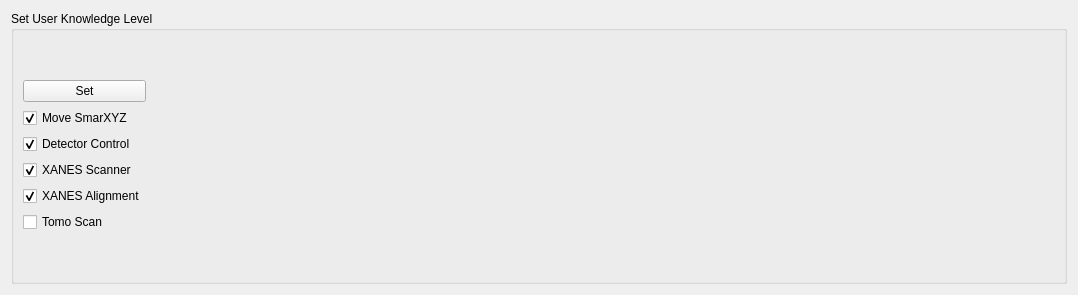
          <widget class="QWidget" name="tab_5">
           <attribute name="title">
            <string>Admin Controls (Staff Only)</string>
           </attribute>
           <layout class="QGridLayout" name="gridLayout_20">
            <item row="0" column="0">
             <widget class="QGroupBox" name="groupBox_9">
              <property name="title">
               <string>Set User Knowledge Level</string>
              </property>
              <layout class="QGridLayout" name="gridLayout_9">
               <item row="1" column="1">
                <spacer name="horizontalSpacer">
                 <property name="orientation">
                  <enum>Qt::Horizontal</enum>
                 </property>
                 <property name="sizeType">
                  <enum>QSizePolicy::Preferred</enum>
                 </property>
                 <property name="sizeHint" stdset="0">
                  <size>
                   <width>909</width>
                   <height>20</height>
                  </size>
                 </property>
                </spacer>
               </item>
               <item row="2" column="0">
                <spacer name="verticalSpacer_5">
                 <property name="orientation">
                  <enum>Qt::Vertical</enum>
                 </property>
                 <property name="sizeHint" stdset="0">
                  <size>
                   <width>20</width>
                   <height>40</height>
                  </size>
                 </property>
                </spacer>
               </item>
               <item row="1" column="0">
                <layout class="QVBoxLayout" name="verticalLayout_24">
                 <item>
                  <widget class="QPushButton" name="pb_apply_user_settings">
                   <property name="sizePolicy">
                    <sizepolicy hsizetype="Preferred" vsizetype="Fixed">
                     <horstretch>0</horstretch>
                     <verstretch>0</verstretch>
                    </sizepolicy>
                   </property>
                   <property name="styleSheet">
                    <string notr="true"/>
                   </property>
                   <property name="text">
                    <string>Set</string>
                   </property>
                  </widget>
                 </item>
                 <item>
                  <widget class="QCheckBox" name="cb_smar_perm">
                   <property name="text">
                    <string>Move SmarXYZ</string>
                   </property>
                   <property name="checked">
                    <bool>true</bool>
                   </property>
                  </widget>
                 </item>
                 <item>
                  <widget class="QCheckBox" name="cb_det_perm">
                   <property name="sizePolicy">
                    <sizepolicy hsizetype="Preferred" vsizetype="Fixed">
                     <horstretch>0</horstretch>
                     <verstretch>0</verstretch>
                    </sizepolicy>
                   </property>
                   <property name="text">
                    <string>Detector Control</string>
                   </property>
                   <property name="checked">
                    <bool>true</bool>
                   </property>
                  </widget>
                 </item>
                 <item>
                  <widget class="QCheckBox" name="cb_xanes_scan_perm">
                   <property name="sizePolicy">
                    <sizepolicy hsizetype="Preferred" vsizetype="Fixed">
                     <horstretch>0</horstretch>
                     <verstretch>0</verstretch>
                    </sizepolicy>
                   </property>
                   <property name="text">
                    <string>XANES Scanner</string>
                   </property>
                   <property name="checked">
                    <bool>true</bool>
                   </property>
                  </widget>
                 </item>
                 <item>
                  <widget class="QCheckBox" name="cb_xanes_align_perm">
                   <property name="text">
                    <string>XANES Alignment</string>
                   </property>
                   <property name="checked">
                    <bool>true</bool>
                   </property>
                  </widget>
                 </item>
                 <item>
                  <widget class="QCheckBox" name="cb_tomo_perm">
                   <property name="text">
                    <string>Tomo Scan</string>
                   </property>
                  </widget>
                 </item>
                </layout>
               </item>
               <item row="0" column="0">
                <spacer name="verticalSpacer_23">
                 <property name="orientation">
                  <enum>Qt::Vertical</enum>
                 </property>
                 <property name="sizeHint" stdset="0">
                  <size>
                   <width>20</width>
                   <height>40</height>
                  </size>
                 </property>
                </spacer>
               </item>
              </layout>
             </widget>
            </item>
           </layout>
          </widget>
